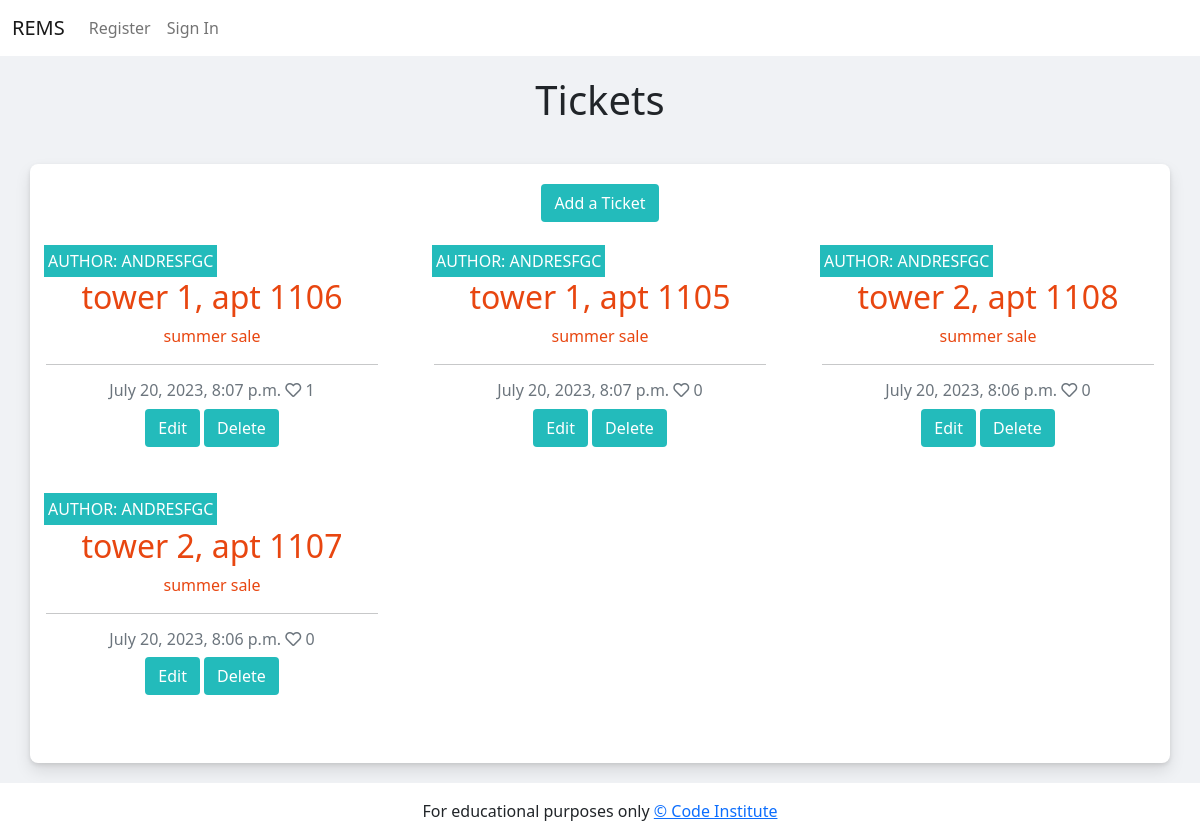
Before: /tickets with the older database file.
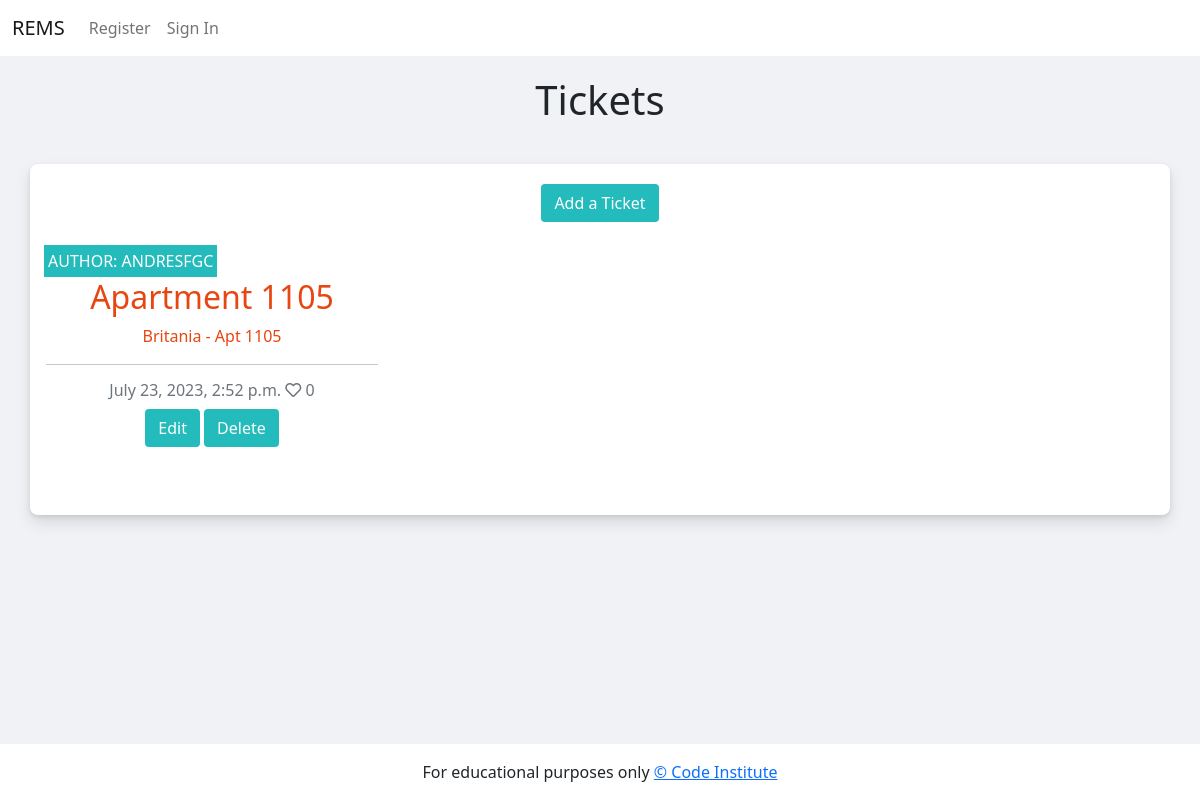
After: the same page with the newer database file.
### todo/models.py (models this page shows, shortened)
class Ticket(models.Model):
    property = models.OneToOneField(
        Property, on_delete=models.CASCADE, primary_key=True)
    title = models.CharField(max_length=200, unique=True)
    slug = models.SlugField(max_length=200, unique=True)
    author = models.ForeignKey(
        User, on_delete=models.CASCADE, related_name="blog_tickets"
    )
    featured_image = CloudinaryField('image', default='placeholder')
    excerpt = models.TextField(blank=True)
    updated_on = models.DateTimeField(auto_now=True)
    content = models.TextField()
    created_on = models.DateTimeField(auto_now_add=True)
    status = models.IntegerField(choices=STATUS, default=0)
    likes = models.ManyToManyField(
        User, related_name='blogticket_like', blank=True)
    class Meta:
        ordering = ["-created_on"]
    def number_of_likes(self):
        return self.likes.count()

### todo/views.py (the view, shortened to what this page needs)
# urls.py: path('tickets', views.TicketList.as_view(), name='tickets'),
class TicketList(generic.ListView):
    model = Ticket
    queryset = Ticket.objects.filter(status=1).order_by('-created_on')
    template_name = 'tickets.html'
    paginate_by = 6

### templates/tickets.html (shortened to what this page needs)
{% extends "base.html" %}
{% block content %}
<main class="container first-bg">
    <h1 class="h-center">Tickets</h1>
    <div class="container-fluid second-bg">
        <a class="waves-effect waves-light btn btn-signup" href="/add_ticket">Add a Ticket</a>
        <div class="row">
            <div class="col-12 mt-3 left">
                <div class="row">
                    {% for ticket in ticket_list %}
                    <div class="col-md-4">
                        <div class="card mb-4">
                            <div class="card-body">
                                <div class="image-container">
                                    <div class="image-flash">
                                        <p class="author">Author: {{ ticket.author }}</p>
                                    </div>
                                </div>
                                <a href="{% url 'ticket_detail' ticket.slug %}" class="ticket-link">
                                    <h2 class="card-title">{{ ticket.title }}</h2>
                                    <p class="card-text">{{ ticket.excerpt }}</p>
                                </a>
                                <hr />
                                <p class="card-text text-muted h6">{{ ticket.created_on}} <i class="far fa-heart"></i>
                                    {{ ticket.number_of_likes }}</p>
                                <tr>
                                    <td>
                                        <a  class="btn btn-signup" href="/edit_ticket/{{ ticket.slug }}">Edit</a>
                                    </td>
                                    <td>
                                        <a class="btn btn-signup" href="/delete_ticket/{{ ticket.slug }}">Delete</a>
                                    </td>
                                </tr>
                            </div>
                        </div>
                    </div>
                    {% if forloop.counter|divisibleby:3 %}
                </div>
                <div class="row">
                    {% endif %}
                    {% endfor %}
                </div>
            </div>
        </div>
    </div>
</main>
{%endblock%}

Changed rows visible on the page:
removed Ticket: author "ANDRESFGC", title "tower 1, apt 1106", excerpt "summer sale", created_on "July 20, 2023, 8:07 p.m.", number_of_likes "1"
removed Ticket: author "ANDRESFGC", title "tower 1, apt 1105", excerpt "summer sale", created_on "July 20, 2023, 8:07 p.m.", number_of_likes "0"
removed Ticket: author "ANDRESFGC", title "tower 2, apt 1108", excerpt "summer sale", created_on "July 20, 2023, 8:06 p.m.", number_of_likes "0"
removed Ticket: author "ANDRESFGC", title "tower 2, apt 1107", excerpt "summer sale", created_on "July 20, 2023, 8:06 p.m.", number_of_likes "0"
added Ticket: author "ANDRESFGC", title "Apartment 1105", excerpt "Britania - Apt 1105", created_on "July 23, 2023, 2:52 p.m.", number_of_likes "0"
